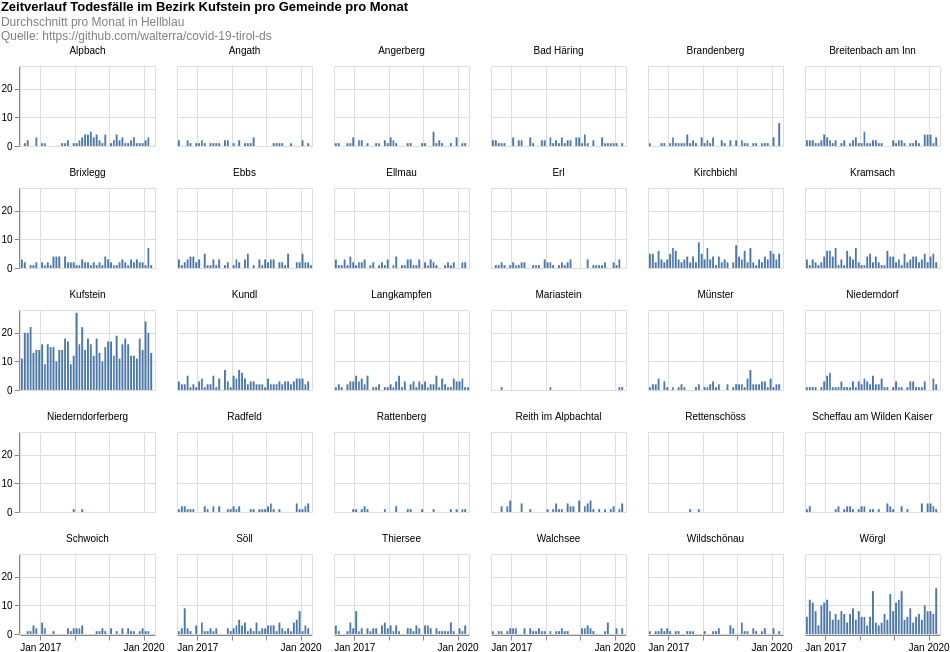

Specify this chart in Vega-Lite:
### Vega-Lite specification from a JSON file in a GitHub repository (floating-point values rounded to 4 significant figures; data arrays with more than 128 entries replaced by an {"elided": "..."} marker saying what was removed)
{"config": {"view": {"continuousWidth": 400, "continuousHeight": 300}}, "data": {"name": "data-6d5b8087c8a1a7a0a021d6d43509f73e"}, "facet": {"type": "nominal", "field": "municipaly", "title": null}, "spec": {"layer": [{"mark": "bar", "encoding": {"tooltip": [{"type": "temporal", "field": "date", "timeUnit": "yearmonth"}, {"type": "quantitative", "aggregate": "sum", "field": "count"}], "x": {"type": "temporal", "field": "date", "timeUnit": "yearmonth", "title": null}, "y": {"type": "quantitative", "aggregate": "sum", "field": "count", "title": null}}, "height": 80, "width": 135}]}, "columns": 6, "padding": 0, "title": {"text": ["Zeitverlauf Todesfälle im Bezirk Kufstein pro Gemeinde pro Monat"], "subtitle": ["Durchschnitt pro Monat in Hellblau", "Quelle: https://github.com/walterra/covid-19-tirol-ds"], "color": "black", "subtitleColor": "gray"}, "$schema": "https://vega.github.io/schema/vega-lite/v4.0.2.json", "datasets": {"data-6d5b8087c8a1a7a0a021d6d43509f73e": {"elided": "2627 records"}}}
